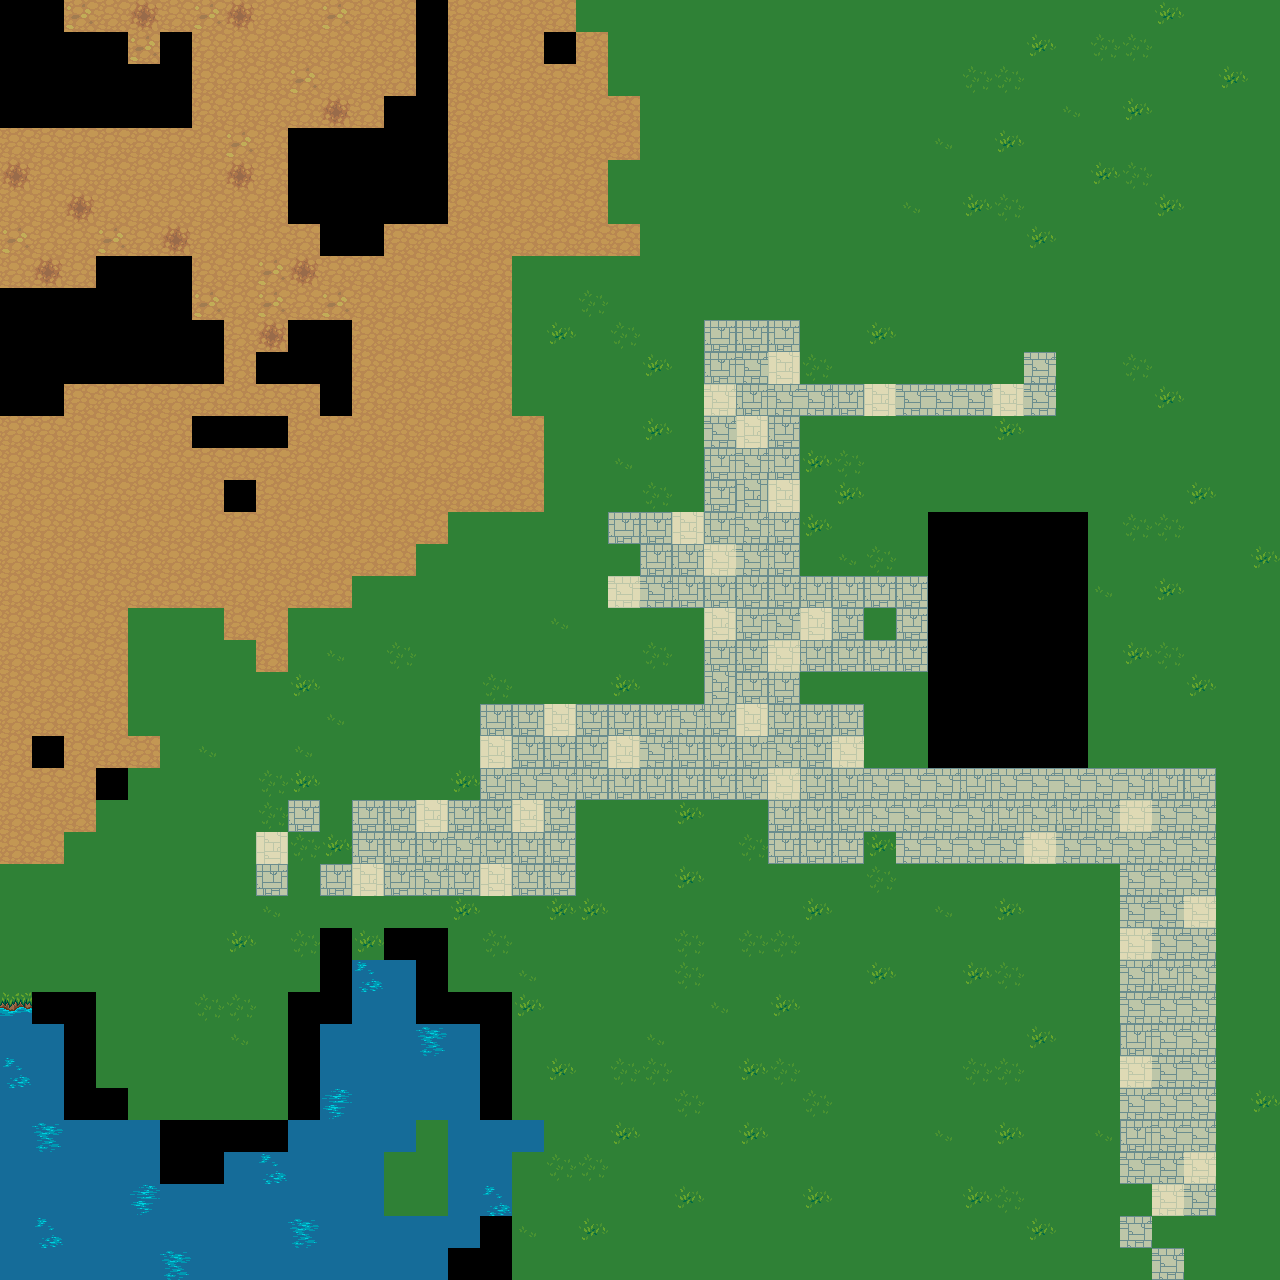

Rendered tile map (Tiled .tmx) drawn with the repository's tilesets; below, a short description and the map source with its tile grids summarised:
An orthogonal 40x40 tile map with 32x32 px tiles, 1 tile layer (BaseTerreno), 5 tilesets.

<map version="1.0" orientation="orthogonal" width="40" height="40" tilewidth="32" tileheight="32">
 <tileset firstgid="1" name="colision" tilewidth="32" tileheight="32">
  <image source="data/colision.png" width="128" height="32" />
 </tileset>
 <tileset firstgid="5" name="Objetos" tilewidth="32" tileheight="32">
  <image source="data/Objetos.png" width="800" height="600" />
 </tileset>
 <tileset firstgid="455" name="Objetos2" tilewidth="32" tileheight="32">
  <image source="Objetos2.png" width="800" height="600" />
 </tileset>
 <tileset firstgid="905" name="Objetos3" tilewidth="32" tileheight="32">
  <image source="data/Objetos3.png" width="800" height="800" />
 </tileset>
 <tileset firstgid="1530" name="terreno" tilewidth="32" tileheight="32">
  <image source="data/terreno.png" width="576" height="384" />
 </tileset>
 <layer name="BaseTerreno" width="40" height="40">
  <data>[1600 cells, 1450 non-empty, 20 distinct tile ids]</data>
 </layer>
</map>